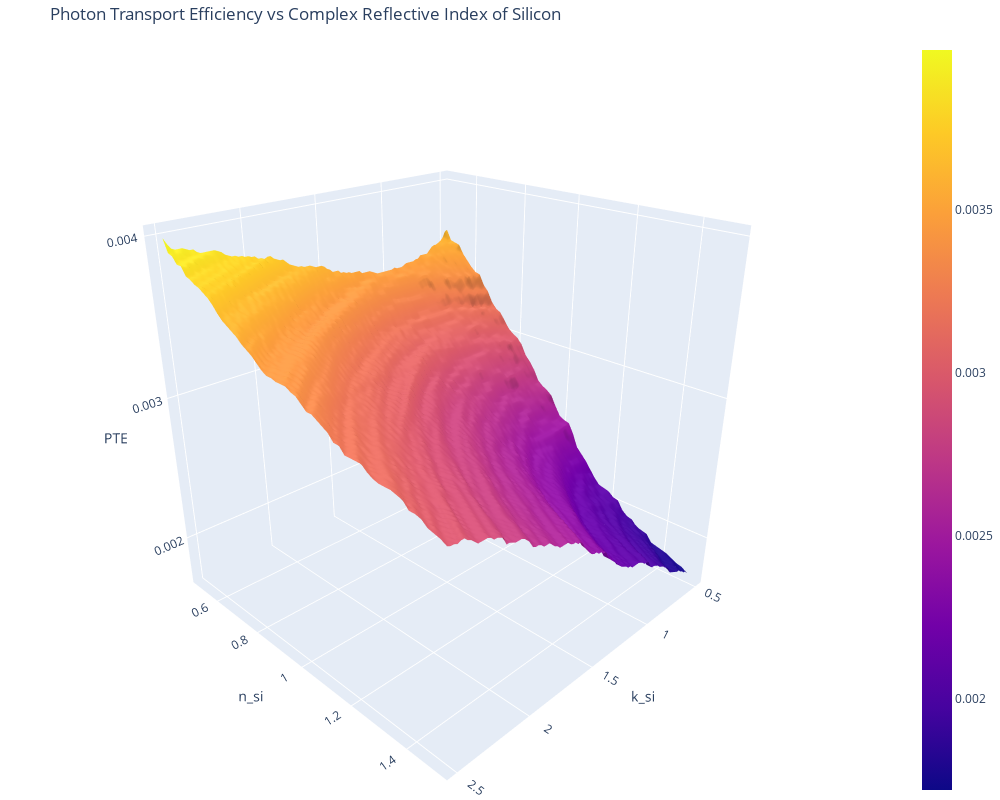

Source (notebook cell):
### Code cell
import pandas as pd
import plotly.graph_objects as go
import numpy as np

# Load the CSV file
df = pd.read_csv("complex_n_silicon_2dsweep_v2.csv")

# Extract the data
k_si = df["k_si"].unique()
n_si = df["n_si"].unique()
pte = df["pte_8"].values.reshape(len(k_si), len(n_si)).T

# Create a meshgrid
X, Y = np.meshgrid(k_si, n_si)

# Create the 3D surface plot
fig = go.Figure(data=[go.Surface(x=X, y=Y, z=pte)])

# Update the layout with a larger scene
fig.update_layout(
    title="Photon Transport Efficiency vs Complex Reflective Index of Silicon",
    scene=dict(
        xaxis_title="k_si",
        yaxis_title="n_si",
        zaxis_title="PTE",
        aspectmode="cube",  # This ensures the plot is a cube
        aspectratio=dict(x=1, y=1, z=0.7),  # Adjust the z ratio if needed
        camera=dict(eye=dict(x=1.5, y=1.5, z=1)),  # Adjust the camera position
    ),
    width=1000,  # Increased width
    height=800,  # Increased height
    margin=dict(l=0, r=0, b=0, t=40),  # Reduce margins to maximize plot area
)

# Show the plot
fig.show()

### Figure 1 — Plotly figure (JSON) as saved in the notebook; plotly's stock layout.template omitted (floating-point values rounded to 4 significant figures; data arrays with more than 128 entries replaced by an {"elided": "..."} marker saying what was removed)
{"data": [{"type": "surface", "x": {"elided": "55x100 float values"}, "y": {"elided": "55x100 float values"}, "z": {"elided": "55x100 float values"}}], "layout": {"height": 800, "margin": {"b": 0, "l": 0, "r": 0, "t": 40}, "scene": {"aspectmode": "cube", "aspectratio": {"x": 1, "y": 1, "z": 0.7}, "camera": {"eye": {"x": 1.5, "y": 1.5, "z": 1}}, "xaxis": {"title": {"text": "k_si"}}, "yaxis": {"title": {"text": "n_si"}}, "zaxis": {"title": {"text": "PTE"}}}, "title": {"text": "Photon Transport Efficiency vs Complex Reflective Index of Silicon"}, "width": 1000}}
